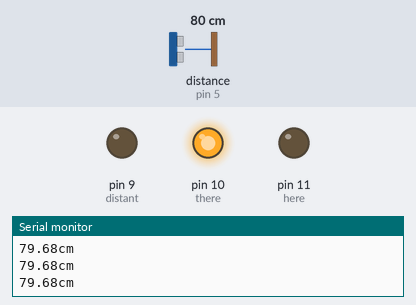
The sketch below on a simulated Arduino Uno, built with avr-gcc and run on an emulated ATmega328P. Parts: output pins drawn as LEDs (lit = HIGH), the last lines printed to the serial monitor. Wiring (inferred from the names in the program): ultrasonic range finder: trigger pin 6; echo pin 5. Dashed ring = blinking. The inputs (shaded band) are chosen by the test bench; at power-on: distance to the obstacle (sensor on pin 5) 80 cm. The echo pulse lasts 58.3 µs per cm; pins used as bus, display or sensor lines are not drawn.

Above: at 1.2 s.
1.3 s: distance to the obstacle (sensor on pin 5) set to 44 cm
2.8 s: distance to the obstacle (sensor on pin 5) set to 37 cm
At 4.0 s:
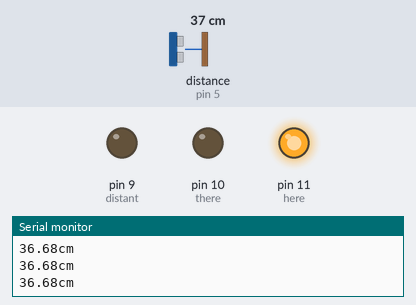
4.4 s: distance to the obstacle (sensor on pin 5) set to 17 cm
6.2 s: distance to the obstacle (sensor on pin 5) set to 13 cm
At 6.98 s:
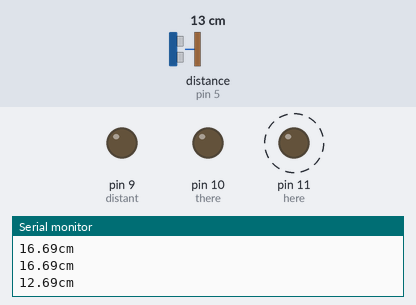
9.2 s: distance to the obstacle (sensor on pin 5) set to 120 cm
At 10.7 s:
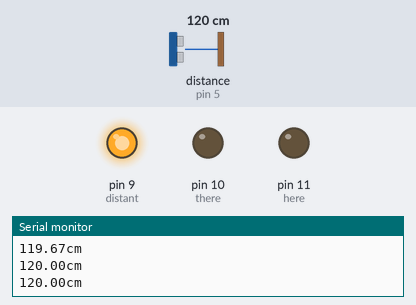
11.4 s: distance to the obstacle (sensor on pin 5) set to 85 cm
13.3 s: distance to the obstacle (sensor on pin 5) set to 75 cm
At 14.7 s:
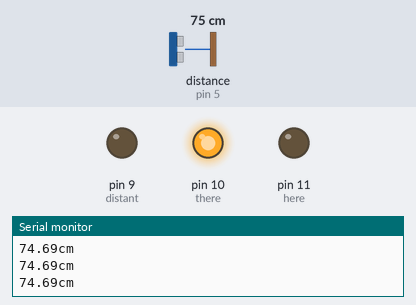
Timing chart, 0 to 16.0 s (numbered marks = the images above; inputs shaded):
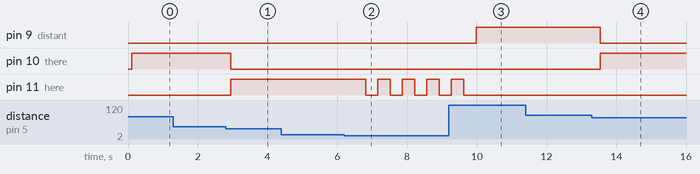

Measured:
- the behaviour switches between 41 and 40 cm on distance to the obstacle (sensor on pin 5) (found by bisection; images 0 and 1)
- the behaviour switches between 16 and 15 cm on distance to the obstacle (sensor on pin 5) (found by bisection; images 1 and 2)
- the behaviour switches between 81 and 80 cm on distance to the obstacle (sensor on pin 5) (found by bisection; images 3 and 4)
- after the input at 2.8 s, pin 10 (there): HIGH → LOW after 0.14 s; pin 11 (here): LOW → HIGH after 0.14 s
- after the input at 6.2 s, pin 11 (here): alternates HIGH for 0.35 s and LOW for 0.35 s, starting after 0.61 s
- after the input at 9.2 s, pin 9 (distant): LOW → HIGH after 0.78 s; pin 11 (here): goes on until 9.6 s, then stays LOW
- after the input at 13.3 s, pin 9 (distant): HIGH → LOW after 0.25 s; pin 10 (there): LOW → HIGH after 0.25 s

The sketch:

prox_sens.ino
```cpp
int trigger = 6;
int echo = 5;

// LEDs
int here = 11;
int there = 10;
int distant = 9;

float duration, distance;

void setup(){
  pinMode(trigger, OUTPUT);
  pinMode(echo, INPUT);

  pinMode(distant, OUTPUT);
  pinMode(there, OUTPUT);
  pinMode(here, OUTPUT);
  Serial.begin(9600);
}

void loop(){
  digitalWrite(trigger, LOW);
  delayMicroseconds(2);
  digitalWrite(trigger, HIGH);
  delayMicroseconds(10);
  digitalWrite(trigger, LOW);

  duration = pulseIn(echo, HIGH);
  distance = (duration * .0343) / 2;

  Serial.print(distance);
  Serial.println("cm");
  delay(100);

  if(distance >= 80){
    digitalWrite(distant, HIGH);
    digitalWrite(there, LOW);
    digitalWrite(here, LOW);
  } else if(distance < 80 && distance > 40){
    digitalWrite(distant, LOW);
    digitalWrite(there, HIGH);
    digitalWrite(here, LOW);
  } else if(distance < 40 && distance > 15){
    digitalWrite(distant, LOW);
    digitalWrite(there, LOW);
    digitalWrite(here, HIGH);
  } else {
    digitalWrite(distant, LOW);
    digitalWrite(there, LOW);
    digitalWrite(here, HIGH);
    delay(350);
    digitalWrite(here, LOW);
  }
  delay(250);
}
```
